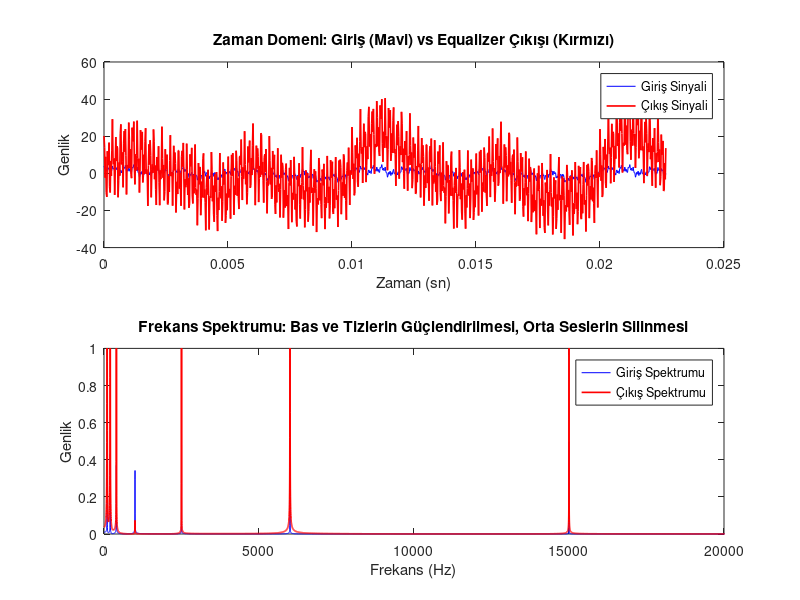

Write MATLAB code to recreate this figure.
fs = 44100;         % Örnekleme frekansı [cite: 600]
T = 1/fs;
n = 0:20000;        % Analiz için örnek sayısı
t = n * T;

% 1. Test Sinyalinin Oluşturulması 
x = sin(200*pi*n/fs) + ...
    sin(400*pi*n/fs + pi/14) + ...
    sin(800*pi*n/fs + pi/7) + ...
    sin(2000*pi*n/fs + 3*pi/14) + ...
    sin(5000*pi*n/fs + 2*pi/7) + ...
    sin(12000*pi*n/fs + 5*pi/14) + ...
    sin(30000*pi*n/fs + 3*pi/7);

% 2. Filtre Katsayılarının Tanımlanması (B: Pay, A: Payda) 
B0=[0.0031954934 0 -0.0031954934]; A0=[1.0000000000 -1.9934066716 0.9936090132];
B1=[0.0063708102 0 -0.0063708102]; A1=[1.0000000000 -1.9864516324 0.9872583796];
B2=[0.0126623878 0 -0.0126623878]; A2=[1.0000000000 -1.9714693192 0.9746752244];
B3=[0.0310900413 0 -0.0310900413]; A3=[1.0000000000 -1.9181849043 0.9378199174];
B4=[0.0746111954 0 -0.0746111954]; A4=[1.0000000000 -1.7346085867 0.8507776092];
B5=[0.1663862883 0 -0.1663862884]; A5=[1.0000000000 -1.0942477187 0.6672274233];
B6=[0.3354404899 0 -0.3354404899]; A6=[1.0000000000 0.7131366534 0.3291190202];

% 3. Kazanç Değerleri
g0=10; g1=10; g2=0; g3=0; g4=0; g5=10; g6=10;

% 4. Filtreleme ve Kazanç Uygulama (IIR Filter)
y0 = filter(B0, A0, x) * g0;
y1 = filter(B1, A1, x) * g1;
y2 = filter(B2, A2, x) * g2;
y3 = filter(B3, A3, x) * g3;
y4 = filter(B4, A4, x) * g4;
y5 = filter(B5, A5, x) * g5;
y6 = filter(B6, A6, x) * g6;

% Çıkış sinyali
y_toplam = y0 + y1 + y2 + y3 + y4 + y5 + y6;

% 5. Analiz ve Görselleştirme
figure('Name', 'Equalizer Uygulama Sonuçları');

% Zaman Domeni
subplot(2,1,1);
plot(t(1:1000), x(1:1000), 'b'); hold on;
plot(t(1:1000), y_toplam(1:1000), 'r', 'LineWidth', 1.2);
title('Zaman Domeni: Giriş (Mavi) vs Equalizer Çıkışı (Kırmızı)');
xlabel('Zaman (sn)'); ylabel('Genlik');
legend('Giriş Sinyali', 'Çıkış Sinyali');

% Frekans Domeni (FFT)
subplot(2,1,2);
N_fft = length(x);
f = (0:N_fft-1) * (fs / N_fft);
X_abs = abs(fft(x)) / N_fft;
Y_abs = abs(fft(y_toplam)) / N_fft;

plot(f(1:N_fft/2), X_abs(1:N_fft/2), 'b'); hold on;
plot(f(1:N_fft/2), Y_abs(1:N_fft/2), 'r', 'LineWidth', 1.2);
title('Frekans Spektrumu: Bas ve Tizlerin Güçlendirilmesi, Orta Seslerin Silinmesi');
xlabel('Frekans (Hz)'); ylabel('Genlik');
axis([0 20000 0 1]); % 20kHz'e kadar odaklan
legend('Giriş Spektrumu', 'Çıkış Spektrumu');

% 6. Ses Dinleme 
%sound(x/max(abs(x)), fs); pause(1);
%sound(y_toplam/max(abs(y_toplam)), fs);
